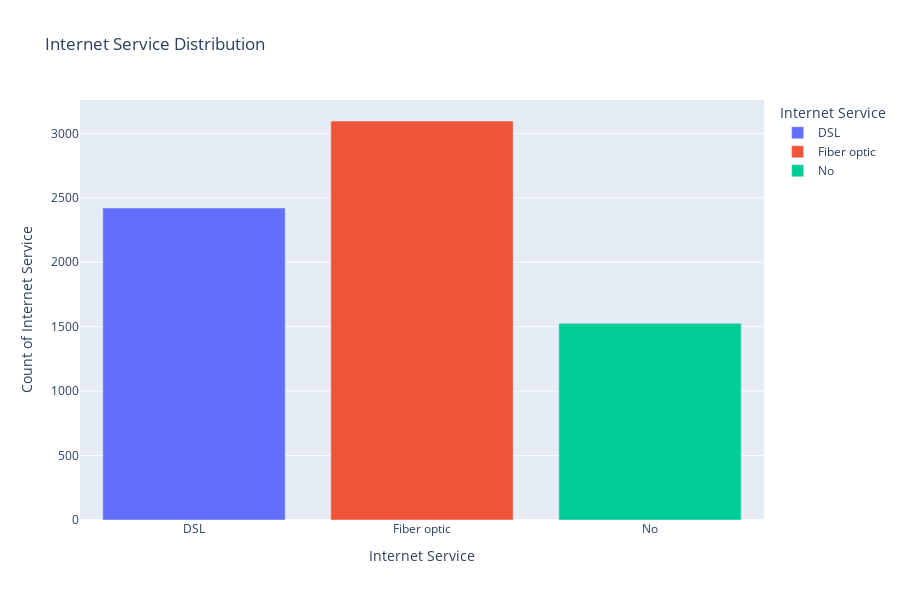

Source (notebook cell):
### Code cell
fig = px.bar(data_frame=telecom_internet_count, x = 'InternetService', y = 'Counts', color = 'InternetService', title='Internet Service Distribution')
fig.update_layout(autosize = False, width = 900, height = 600, xaxis_title = 'Internet Service', yaxis_title = 'Count of Internet Service', legend_title = 'Internet Service')

### Figure 1 — Plotly figure (JSON) as saved in the notebook; plotly's stock layout.template omitted (floating-point values rounded to 4 significant figures)
{"data": [{"alignmentgroup": "True", "hovertemplate": "InternetService=%{x}<br>Counts=%{y}<extra></extra>", "legendgroup": "DSL", "marker": {"color": "#636efa", "pattern": {"shape": ""}}, "name": "DSL", "offsetgroup": "DSL", "orientation": "v", "showlegend": true, "textposition": "auto", "type": "bar", "x": ["DSL"], "xaxis": "x", "y": [2421], "yaxis": "y"}, {"alignmentgroup": "True", "hovertemplate": "InternetService=%{x}<br>Counts=%{y}<extra></extra>", "legendgroup": "Fiber optic", "marker": {"color": "#EF553B", "pattern": {"shape": ""}}, "name": "Fiber optic", "offsetgroup": "Fiber optic", "orientation": "v", "showlegend": true, "textposition": "auto", "type": "bar", "x": ["Fiber optic"], "xaxis": "x", "y": [3096], "yaxis": "y"}, {"alignmentgroup": "True", "hovertemplate": "InternetService=%{x}<br>Counts=%{y}<extra></extra>", "legendgroup": "No", "marker": {"color": "#00cc96", "pattern": {"shape": ""}}, "name": "No", "offsetgroup": "No", "orientation": "v", "showlegend": true, "textposition": "auto", "type": "bar", "x": ["No"], "xaxis": "x", "y": [1526], "yaxis": "y"}], "layout": {"autosize": false, "barmode": "relative", "height": 600, "legend": {"title": {"text": "Internet Service"}, "tracegroupgap": 0}, "title": {"text": "Internet Service Distribution"}, "width": 900, "xaxis": {"anchor": "y", "categoryarray": ["DSL", "Fiber optic", "No"], "categoryorder": "array", "domain": [0, 1], "title": {"text": "Internet Service"}}, "yaxis": {"anchor": "x", "domain": [0, 1], "title": {"text": "Count of Internet Service"}}}}
